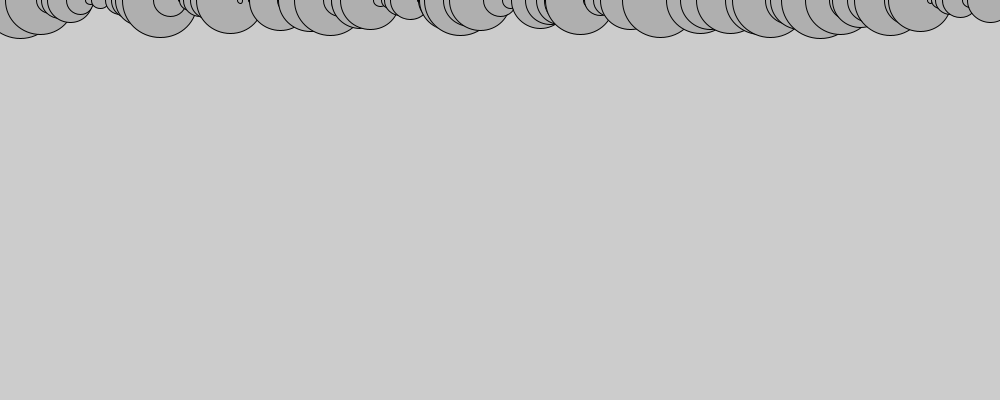
Frame 1 (no input)
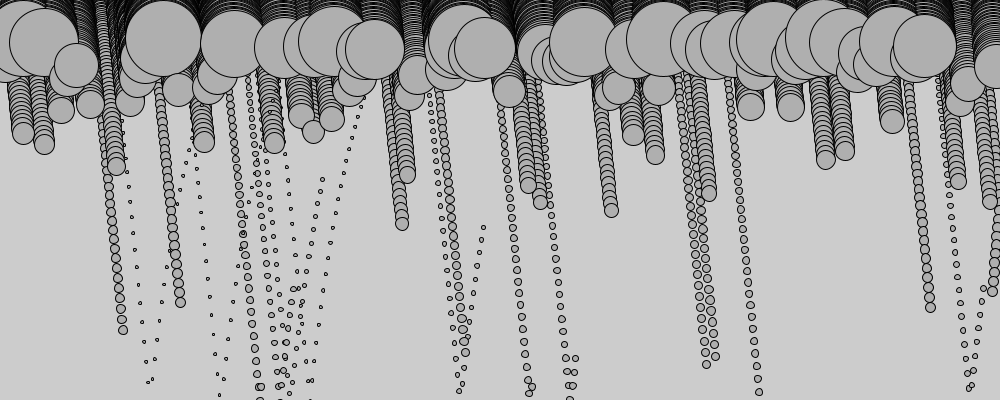
Frame 60 (the mouse pressed at the canvas centre just before this capture)
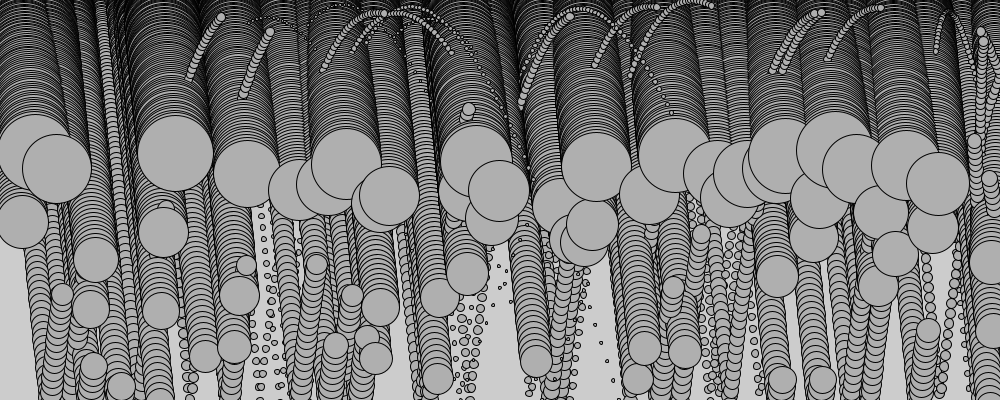
Frame 120 (the mouse held since frame 60 and released just before this capture)

The Processing sketch that drew these frames (run headless with seeded random() and noise(); from frame 60 on, the mouse is pressed at the canvas centre):

// Processing sketch: force
// ── force.pde

class Mover{
  PVector location;
  PVector velocity;
  PVector acceleration;

  float mass;

  Mover(float m, float x, float y){
    mass = m;
    location = new PVector(x, y);
    velocity = new PVector(0, 0);
    acceleration = new PVector(0, 0);
  }

  void applyForce(PVector force){
    PVector f = PVector.div(force, mass);
    acceleration.add(f);
  }

  void update(){
    velocity.add(acceleration);
    location.add(velocity);
    acceleration.mult(0);
  }

  void display(){
    stroke(0);
    fill(175);
    ellipse(location.x, location.y, mass*16, mass*16);
  }

  void checkEdges(){
    if(location.x > width){
      location.x = width;
      velocity.x *= -1;
    }else if(location.x < 0){
      velocity.x *= -1;
      location.x = 0;
    }
    if(location.y > height){
      velocity.y *= -1;
      location.y = height;
    }
  }
}

Mover[] movers = new Mover[100];

void setup(){
  size(1000, 400);
  for(int i = 0; i < movers.length; i++){
    movers[i]= new Mover(random(0.1, 5), i * 10, 0);
  }
}

void draw(){
  // background(255);

  PVector wind = new PVector(0.01, 0);
  PVector gravity = new PVector(0, 0.1);
  for(int i = 0; i < movers.length; i++){
    movers[i].applyForce(wind);
    movers[i].applyForce(gravity);
    movers[i].update();
    movers[i].display();
    movers[i].checkEdges();

  }
}
